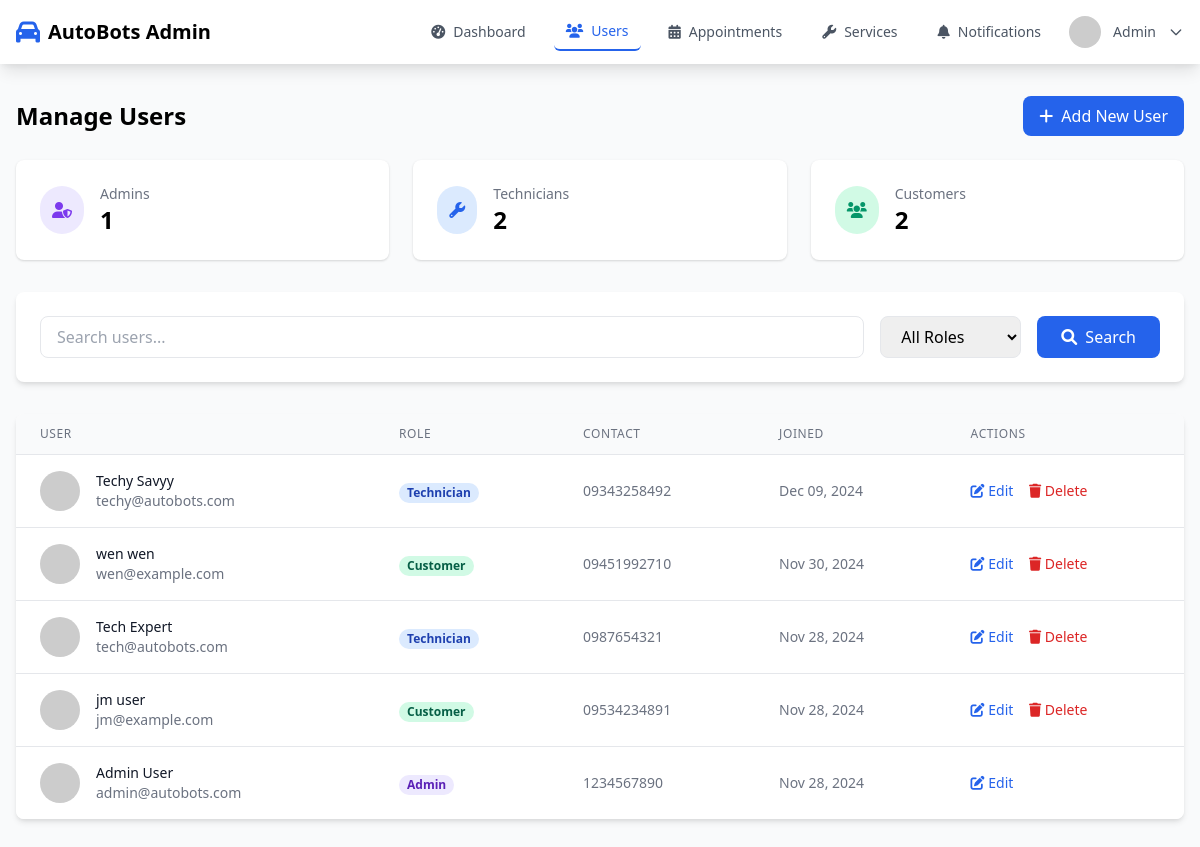
The app's page /manage_users.php (signed in) with its own data.
### tables this page shows
CREATE TABLE `users` (
  `user_id` int(11) NOT NULL,
  `role` enum('admin','technician','customer') NOT NULL,
  `first_name` varchar(50) NOT NULL,
  `last_name` varchar(50) NOT NULL,
  `email` varchar(100) NOT NULL,
  `password` varchar(255) NOT NULL,
  `phone_number` varchar(15) NOT NULL,
  `created_at` timestamp NOT NULL DEFAULT current_timestamp(),
  `updated_at` timestamp NOT NULL DEFAULT current_timestamp() ON UPDATE current_timestamp(),
  `loyalty_points` int(11) DEFAULT 0,
  `notification_preferences` longtext DEFAULT NULL CHECK (json_valid(`notification_preferences`))
);

### manage_users.php (the view, shortened to what this page needs)
<?php
include 'includes/db.php';
$user_id = $_SESSION['user_id'];
$user_sql = "SELECT * FROM users WHERE user_id = ? AND role = 'admin'";
$stmt = $conn->prepare($user_sql);
$stmt->bind_param("i", $user_id);
$stmt->execute();
$user_data = $stmt->get_result()->fetch_assoc();
$where_clause = "1=1";
$params = [];
$types = "";
$page = isset($_GET['page']) ? (int)$_GET['page'] : 1;
$per_page = 10;
$offset = ($page - 1) * $per_page;
$users_sql = "SELECT * FROM users WHERE $where_clause ORDER BY created_at DESC LIMIT ? OFFSET ?";
$params[] = $per_page;
$params[] = $offset;
$types .= "ii";
$stmt = $conn->prepare($users_sql);
if (!empty($params)) {
    $stmt->bind_param($types, ...$params);
}
$stmt->execute();
$users = $stmt->get_result();
$role_counts = $conn->query("
    SELECT role, COUNT(*) as count
    FROM users
    GROUP BY role
")->fetch_all(MYSQLI_ASSOC);
?>
<!DOCTYPE html>
<html lang="en">
<head>
    <link href="https://cdn.jsdelivr.net/npm/tailwindcss@2.2.19/dist/tailwind.min.css" rel="stylesheet">
    <link rel="stylesheet" href="https://cdnjs.cloudflare.com/ajax/libs/font-awesome/6.0.0/css/all.min.css">
</head>
<body class="bg-gray-50" x-data="{ showLogoutModal: false }">
    <nav class="bg-white shadow-lg sticky top-0 z-50">
        <div class="max-w-7xl mx-auto px-4">
            <div class="flex justify-between h-16">
                <div class="flex items-center">
                    <a href="index.php" class="flex items-center space-x-2">
                        <i class="fas fa-car text-blue-600 text-2xl"></i>
                        <span class="text-xl font-bold">AutoBots Admin</span>
                    </a>
                </div>
                <div class="hidden md:flex items-center space-x-4">
                    <a href="admin_dashboard.php" class="nav-link px-3 py-2 rounded-md text-sm font-medium text-gray-600 hover:text-blue-600">
                        <i class="fas fa-tachometer-alt mr-2"></i>Dashboard
                    </a>
                    <a href="manage_users.php" class="nav-link active px-3 py-2 rounded-md text-sm font-medium text-blue-600">
                        <i class="fas fa-users mr-2"></i>Users
                    </a>
                    <a href="manage_appointments.php" class="nav-link px-3 py-2 rounded-md text-sm font-medium text-gray-600 hover:text-blue-600">
                        <i class="fas fa-calendar-alt mr-2"></i>Appointments
                    </a>
                    <a href="manage_services.php" class="nav-link px-3 py-2 rounded-md text-sm font-medium text-gray-600 hover:text-blue-600">
                        <i class="fas fa-wrench mr-2"></i>Services
                    </a>
                    <a href="notifications.php" class="nav-link px-3 py-2 rounded-md text-sm font-medium text-gray-600 hover:text-blue-600">
                        <i class="fas fa-bell mr-2"></i>Notifications
                    </a>
                    <div class="relative" x-data="{ profileOpen: false }">
                        <button @click="profileOpen = !profileOpen"
                                class="flex items-center space-x-3 text-gray-600 hover:text-blue-600 focus:outline-none">
                            <img src="https://ui-avatars.com/api/?name=<?php echo urlencode($user_data['first_name'] . ' ' . $user_data['last_name']); ?>&background=2563eb&color=fff"
                                 class="h-8 w-8 rounded-full">
                            <span class="text-sm font-medium"><?php echo htmlspecialchars($user_data['first_name']); ?></span>
                            <svg class="w-4 h-4" :class="{'rotate-180': profileOpen}" fill="none" stroke="currentColor" viewBox="0 0 24 24">
                                <path stroke-linecap="round" stroke-linejoin="round" stroke-width="2" d="M19 9l-7 7-7-7"></path>
                            </svg>
                        </button>
                    </div>
                </div>
            </div>
        </div>
    </nav>
    <div class="max-w-7xl mx-auto px-4 py-8">
        <div class="flex justify-between items-center mb-6">
            <h1 class="text-2xl font-bold">Manage Users</h1>
            <button onclick="openAddModal()" class="bg-blue-600 text-white px-4 py-2 rounded-lg hover:bg-blue-700">
                <i class="fas fa-plus mr-2"></i>Add New User
            </button>
        </div>
        <div class="grid grid-cols-1 md:grid-cols-3 gap-6 mb-8">
            <?php foreach ($role_counts as $role_data): ?>
                <a href="?role=<?php echo $role_data['role']; ?>"
                   class="bg-white rounded-lg shadow p-6 hover:shadow-lg transition-shadow">
                    <div class="flex items-center">
                        <div class="p-3 rounded-full
                            <?php echo $role_data['role'] == 'admin' ? 'bg-purple-100' :
                                ($role_data['role'] == 'technician' ? 'bg-blue-100' : 'bg-green-100'); ?>">
                            <i class="fas <?php echo $role_data['role'] == 'admin' ? 'fa-user-shield' :
                                ($role_data['role'] == 'technician' ? 'fa-wrench' : 'fa-users'); ?>
                                <?php echo $role_data['role'] == 'admin' ? 'text-purple-600' :
                                ($role_data['role'] == 'technician' ? 'text-blue-600' : 'text-green-600'); ?>">
                            </i>
                        </div>
                        <div class="ml-4">
                            <h3 class="text-gray-500 text-sm"><?php echo ucfirst($role_data['role']); ?>s</h3>
                            <p class="text-2xl font-semibold"><?php echo $role_data['count']; ?></p>
                        </div>
                    </div>
                </a>
            <?php endforeach; ?>
        </div>
        <div class="bg-white rounded-lg shadow-md p-6 mb-8">
            <form method="GET" class="flex flex-wrap gap-4">
                <div class="flex-1">
                    <input type="text"
                           name="search"
                           placeholder="Search users..."
                           value="<?php echo isset($_GET['search']) ? htmlspecialchars($_GET['search']) : ''; ?>"
                           class="w-full px-4 py-2 border rounded-lg focus:outline-none focus:ring-2 focus:ring-blue-500">
                </div>
                <select name="role"
                        class="px-4 py-2 border rounded-lg focus:outline-none focus:ring-2 focus:ring-blue-500">
                    <option value="">All Roles</option>
                </select>
                <button type="submit"
                        class="px-6 py-2 bg-blue-600 text-white rounded-lg hover:bg-blue-700">
                    <i class="fas fa-search mr-2"></i>Search
                </button>
            </form>
        </div>
        <div class="bg-white rounded-lg shadow-md overflow-hidden">
            <table class="min-w-full divide-y divide-gray-200">
                <thead class="bg-gray-50">
                    <tr>
                        <th class="px-6 py-3 text-left text-xs font-medium text-gray-500 uppercase tracking-wider">User</th>
                        <th class="px-6 py-3 text-left text-xs font-medium text-gray-500 uppercase tracking-wider">Role</th>
                        <th class="px-6 py-3 text-left text-xs font-medium text-gray-500 uppercase tracking-wider">Contact</th>
                        <th class="px-6 py-3 text-left text-xs font-medium text-gray-500 uppercase tracking-wider">Joined</th>
                        <th class="px-6 py-3 text-left text-xs font-medium text-gray-500 uppercase tracking-wider">Actions</th>
                    </tr>
                </thead>
                <tbody class="bg-white divide-y divide-gray-200">
                    <?php while($user = $users->fetch_assoc()): ?>
                        <tr>
                            <td class="px-6 py-4 whitespace-nowrap">
                                <div class="flex items-center">
                                    <div class="flex-shrink-0 h-10 w-10">
                                        <img class="h-10 w-10 rounded-full"
                                             src="https://ui-avatars.com/api/?name=<?php echo urlencode($user['first_name'] . ' ' . $user['last_name']); ?>&background=random"
                                             alt="">
                                    </div>
                                    <div class="ml-4">
                                        <div class="text-sm font-medium text-gray-900">
                                            <?php echo htmlspecialchars($user['first_name'] . ' ' . $user['last_name']); ?>
                                        </div>
                                        <div class="text-sm text-gray-500">
                                            <?php echo htmlspecialchars($user['email']); ?>
                                        </div>
                                    </div>
                                </div>
                            </td>
                            <td class="px-6 py-4 whitespace-nowrap">
                                <span class="px-2 inline-flex text-xs leading-5 font-semibold rounded-full
                                    <?php echo $user['role'] == 'admin' ? 'bg-purple-100 text-purple-800' :
                                        ($user['role'] == 'technician' ? 'bg-blue-100 text-blue-800' :
                                        'bg-green-100 text-green-800'); ?>">
                                    <?php echo ucfirst($user['role']); ?>
                                </span>
                            </td>
                            <td class="px-6 py-4 whitespace-nowrap text-sm text-gray-500">
                                <div><?php echo htmlspecialchars($user['phone_number']); ?></div>
                            </td>
                            <td class="px-6 py-4 whitespace-nowrap text-sm text-gray-500">
                                <?php echo date('M d, Y', strtotime($user['created_at'])); ?>
                            </td>
                            <td class="px-6 py-4 whitespace-nowrap text-sm font-medium">
                                <button onclick="openEditModal(<?php echo htmlspecialchars(json_encode($user)); ?>)"
                                        class="text-blue-600 hover:text-blue-900 mr-3">
                                    <i class="fas fa-edit"></i> Edit
                                </button>
                                <?php if($user['role'] != 'admin'): ?>
                                    <button onclick="confirmDelete(<?php echo $user['user_id']; ?>)"
                                            class="text-red-600 hover:text-red-900">
                                        <i class="fas fa-trash"></i> Delete
                                    </button>
                                <?php endif; ?>
                            </td>
                        </tr>
                    <?php endwhile; ?>
                </tbody>
            </table>
        </div>
    </div>
</body>
</html>

### manage_users.php (style rules this page uses)
.nav-link.active { color: #2563eb; border-bottom: 2px solid #2563eb; }

### records on screen
users: first_name "Admin", first_name+last_name "Admin User", email "admin@autobots.com", role "Admin", phone_number "1234567890", created_at "Nov 28, 2024"
users: first_name+last_name "Techy Savyy", email "techy@autobots.com", role "Technician", phone_number "09343258492", created_at "Dec 09, 2024"
users: first_name+last_name "wen wen", email "wen@example.com", role "Customer", phone_number "09451992710", created_at "Nov 30, 2024"
users: first_name+last_name "Tech Expert", email "tech@autobots.com", role "Technician", phone_number "0987654321", created_at "Nov 28, 2024"
users: first_name+last_name "jm user", email "jm@example.com", role "Customer", phone_number "09534234891", created_at "Nov 28, 2024"

### other values on screen
$role_data['role'] "Admin"
$role_data['count'] "1"
$role_data['role'] "Technician"
$role_data['count'] "2"
$role_data['role'] "Customer"
